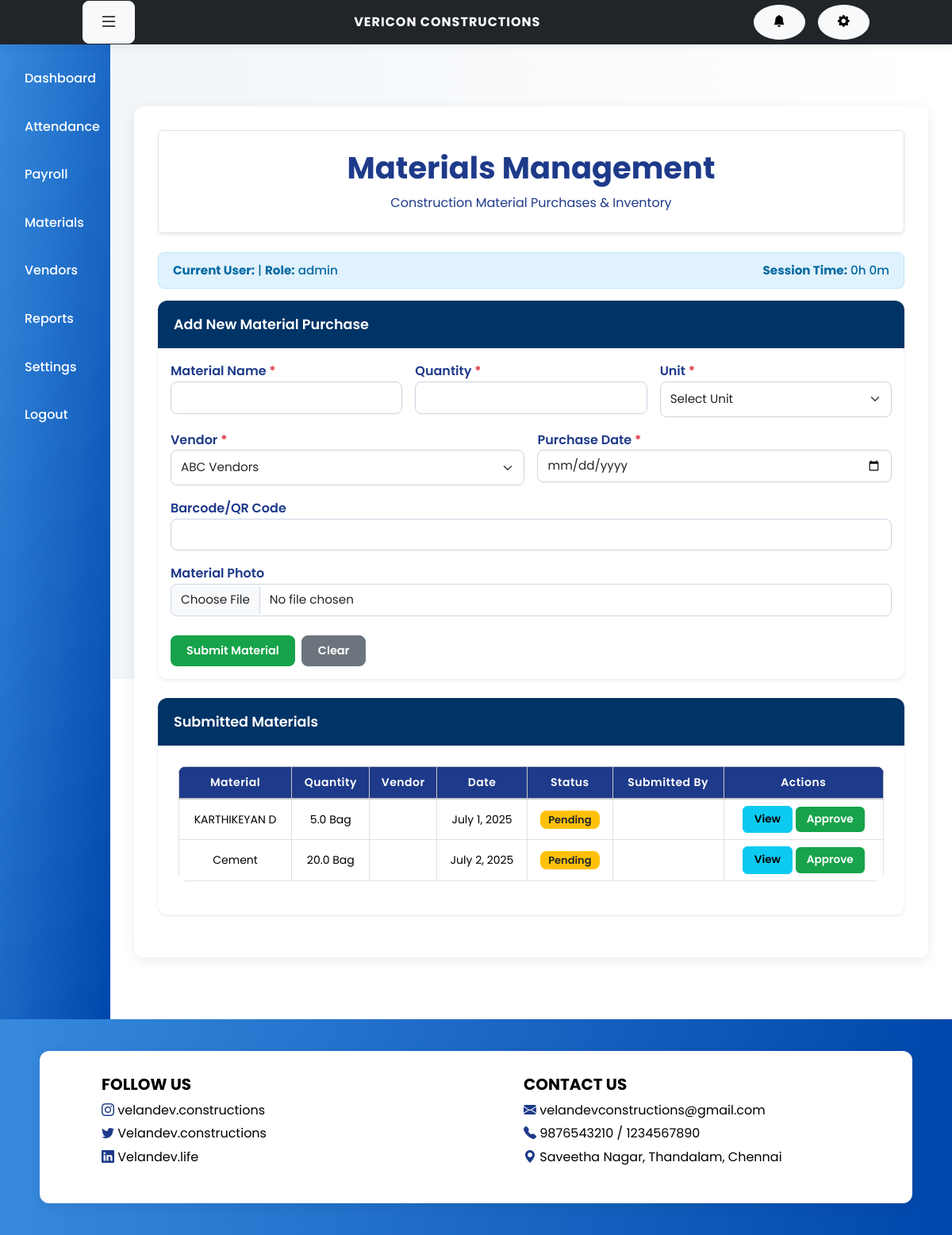
/materials/ (signed in), run on the app's committed database.
### core/models.py (models this page shows, shortened)
class User(AbstractBaseUser, PermissionsMixin):
    email = models.EmailField(unique=True)
    phone = models.CharField(max_length=15, blank=True)
    role = models.CharField(max_length=20, choices=ROLE_CHOICES, default='regular_user')
    first_name=models.CharField(max_length=30,blank=True)
    last_name=models.CharField(max_length=20,blank=True)
    is_approved = models.BooleanField(default=False)
    is_blocked = models.BooleanField(default=False)
    approved_by = models.IntegerField(null=True, blank=True)
    approved_at = models.DateTimeField(null=True, blank=True)
    failed_login_attempts = models.IntegerField(default=0)
    last_failed_login = models.DateTimeField(null=True, blank=True)
    created_at = models.DateTimeField(default=now)
    is_active = models.BooleanField(default=True)
    is_staff = models.BooleanField(default=False)
    objects = UserManager()
    USERNAME_FIELD = 'email'
    REQUIRED_FIELDS = []

class Material(models.Model):
    name = models.CharField(max_length=100)
    quantity = models.FloatField()
    unit = models.CharField(max_length=20)
    vendor = models.ForeignKey(Vendor, on_delete=models.SET_NULL, null=True, blank=True)
    purchase_date = models.DateField()
    barcode = models.CharField(max_length=100, blank=True, null=True)
    photo = models.ImageField(upload_to='materials/')
    submitted_by = models.ForeignKey(User, on_delete=models.SET_NULL, null=True, limit_choices_to={'role': 'temp_user'})
    is_approved = models.BooleanField(default=False)
    submitted_at = models.DateTimeField(auto_now_add=True)
    submitted_by = models.ForeignKey(User, on_delete=models.SET_NULL, null=True)

### core/views.py (the view, shortened to what this page needs)
# urls.py: path('materials/', views.materials_view, name='materials'),
@login_required
def materials_view(request):
    vendors = Vendor.objects.all()
    materials = Material.objects.all()
    return render(request, 'materials.html', {'vendors': vendors, 'materials': materials})

### core/templates/materials.html (shortened to what this page needs)
{% extends 'base.html' %}
{% load static %}
{% block extra_css %}
<link href="https://cdn.jsdelivr.net/npm/bootstrap@5.3.3/dist/css/bootstrap.min.css" rel="stylesheet">
<link rel="stylesheet" href="{% static 'style.css' %}">
{% endblock %}
{% block content %}
<div class="container my-5">
  <div class="text-center bg-white text-primary border rounded shadow-sm py-4 mb-4">
    <h1>Materials Management</h1>
    <p class="mb-0">Construction Material Purchases & Inventory</p>
  </div>
  <div class="alert alert-info d-flex justify-content-between align-items-center">
    <div>
      <strong>Current User:</strong> {{ request.user.username }} |
      <strong>Role:</strong> {{ request.user.role }}
    </div>
    <div>
      <strong>Session Time:</strong> <span id="sessionTime">0h 0m</span>
    </div>
  </div>
  <div class="card mb-4 shadow-sm">
    <div class="card-header bg-primary text-white">Add New Material Purchase</div>
    <div class="card-body">
      <form method="post" enctype="multipart/form-data">
        <div class="row g-3">
          <div class="col-md-4">
            <label class="form-label">Material Name <span class="text-danger">*</span></label>
            <input type="text" class="form-control" name="name" required>
          </div>
          <div class="col-md-4">
            <label class="form-label">Quantity <span class="text-danger">*</span></label>
            <input type="number" class="form-control" name="quantity" step="0.01" required>
          </div>
          <div class="col-md-4">
            <label class="form-label">Unit <span class="text-danger">*</span></label>
            <select class="form-select" name="unit" required>
              <option value="">Select Unit</option>
            </select>
          </div>
          <div class="col-md-6">
            <label class="form-label">Vendor <span class="text-danger">*</span></label>
            <select class="form-select" name="vendor" required>
              <option value="">ABC Vendors</option>
            </select>
          </div>
          <div class="col-md-6">
            <label class="form-label">Purchase Date <span class="text-danger">*</span></label>
            <input type="date" class="form-control" name="purchase_date" required>
          </div>
          <div class="col-12">
            <label class="form-label">Barcode/QR Code</label>
            <input type="text" class="form-control" name="barcode">
          </div>
          <div class="col-12">
            <label class="form-label">Material Photo</label>
            <input type="file" class="form-control" name="photo" accept="image/*">
          </div>
        </div>
        <div class="mt-4 d-flex gap-2">
          <button type="submit" class="btn btn-success">Submit Material</button>
          <button type="reset" class="btn btn-secondary">Clear</button>
        </div>
      </form>
    </div>
  </div>
  <div class="card mb-4 shadow-sm">
    <div class="card-header bg-dark text-white">Submitted Materials</div>
    <div class="card-body">
      {% if materials %}
        <div class="table-responsive">
          <table class="table table-bordered table-hover align-middle">
            <thead class="table-light">
              <tr>
                <th>Material</th>
                <th>Quantity</th>
                <th>Vendor</th>
                <th>Date</th>
                <th>Status</th>
                <th>Submitted By</th>
                <th>Actions</th>
              </tr>
            </thead>
            <tbody>
              {% for material in materials %}
              <tr>
                <td>{{ material.name }}</td>
                <td>{{ material.quantity }} {{ material.unit }}</td>
                <td>{{ material.vendor.name }}</td>
                <td>{{ material.purchase_date }}</td>
                <td>
                  {% if material.is_approved %}
                    <span class="badge bg-success">Approved</span>
                  {% else %}
                    <span class="badge bg-warning text-dark">Pending</span>
                  {% endif %}
                </td>
                <td>{{ material.submitted_by.username }}</td>
                <td>
                  <a href="#" class="btn btn-sm btn-info">View</a>
                  {% if not material.is_approved %}
                    <a href="#" class="btn btn-sm btn-success">Approve</a>
                  {% endif %}
                </td>
              </tr>
              {% endfor %}
            </tbody>
          </table>
        </div>
      {% else %}
        <p class="text-muted">No materials submitted yet.</p>
      {% endif %}
    </div>
  </div>
</div>
{% endblock %}

### core/templates/base.html (style rules this page uses)
html, body { margin: 0; padding: 0; height: 100%; font-family: 'Poppins', sans-serif; background-color: #fff; }

### data on the page
User: user.role "admin"
Material: name "KARTHIKEYAN D", quantity "5.0", unit "Bag", purchase_date "July 1, 2025", is_approved "Pending"
Material: name "Cement", quantity "20.0", unit "Bag", purchase_date "July 2, 2025", is_approved "Pending"
